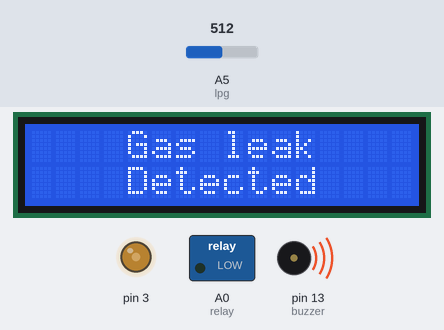
A sketch run on a simulated Arduino Uno, built with avr-gcc and run on an emulated ATmega328P. On the bench: 16×2 character LCD, switched loads named in the sketch (green lamp = pin HIGH), output pins drawn as LEDs (lit = HIGH), buzzer (waves = sounding, pin HIGH). The test bench sets the inputs (shaded band); at power-on: A5 (lpg) = 512. The modem accepts every AT command (registered, SIM ready, sends succeed) and sends nothing else.

Above: at 0.1 s.
At 10.1 s:
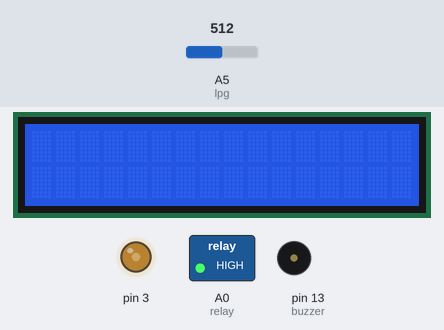
At 20.1 s:
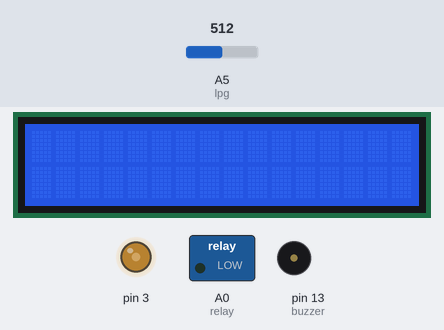
Timing chart, 0 to 124.8 s (numbered marks = the images above):
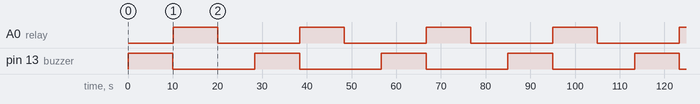

The sketch:

gas_sensor.ino
```cpp
#include<LiquidCrystal.h>
int contrast = 100;
LiquidCrystal lcd(4, 5, 6, 7, 8, 9);
#include <SoftwareSerial.h>
SoftwareSerial SIM900A(10, 11);

int lpg = A5;
int buzzer = 13;
int reading;
int relay = A0;

void sendSMS(){

  SIM900A.println("AT+CMGF=1");    //Sets the GSM Module in Text Mode
  delay(1000);
  SIM900A.println("AT+CMGS=\"+8801991545081\"\r"); //Mobile phone number to send message
  delay(1000);
  SIM900A.println("Gas leak detected in your house");// Messsage content
  delay(100);
  SIM900A.println((char)26);// ASCII code of CTRL+Z
  delay(1000);
  SIM900A.println();
  delay(5000);
}
void call(){
  SIM900A.println("ATD + +8801991545081;");
  delay(100);
  SIM900A.println();
}


void setup()
{
  analogWrite(3, contrast);
  lcd.begin(16, 2);
  pinMode(lpg, INPUT);
  pinMode(buzzer, OUTPUT);
  pinMode(relay, OUTPUT);
   SIM900A.begin(9600);
}
void loop()
{
  reading = analogRead(A5);
   if(reading>150)
   {
    digitalWrite(buzzer, HIGH);
     lcd.setCursor(4, 0);
   lcd.print("Gas leak ");
   lcd.setCursor(4, 1);
   lcd.print("Detected");
   delay(10000);
   digitalWrite(buzzer, LOW);
   lcd.clear();
   digitalWrite(relay, HIGH);
   delay(10000);
   digitalWrite(relay, LOW);
   sendSMS();
   call();

   }


}
```

Measured:
- by itself, A0 (relay), pin 13 (buzzer): alternates HIGH for 10.0 s and LOW for 18.3 s
- by itself, everything shown: repeats every 28.3 s, in 3 steps
